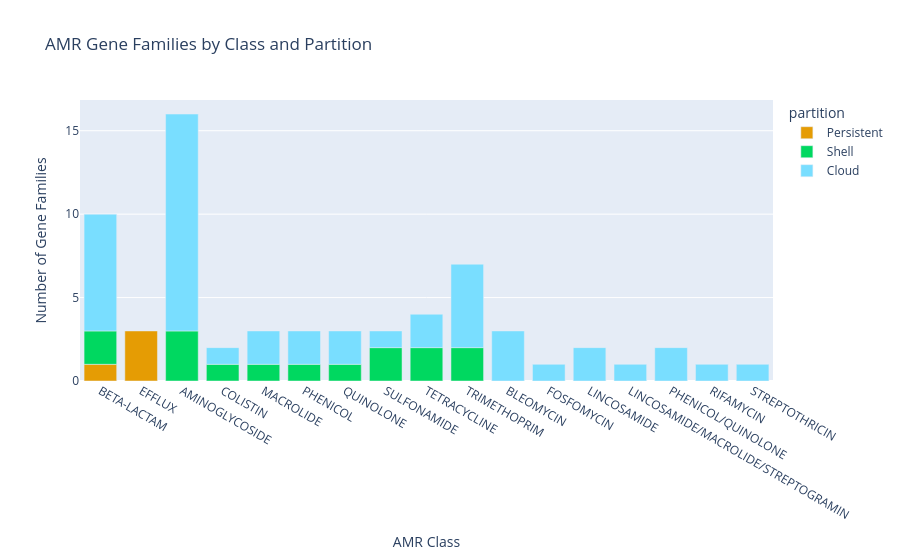

The code cell stored with this chart in its notebook:
### Code cell
df_amr_rgp_partition = df_amr.groupby(["partition", "Class"]).agg({
                                    "Protein id":"count"}).reset_index()


fig = px.bar(df_amr_rgp_partition, x='Class', y='Protein id', color="partition", 
             color_discrete_map=partition_to_color,
             category_orders={"partition": partition_order},
             title="AMR Gene Families by Class and Partition",
             labels={"Protein id": "Number of Gene Families", "Class": "AMR Class"})
fig.show()

### Figure 1 — Plotly figure (JSON) as saved in the notebook; plotly's stock layout.template omitted (floating-point values rounded to 4 significant figures)
{"data": [{"alignmentgroup": "True", "hovertemplate": "partition=Persistent<br>AMR Class=%{x}<br>Number of Gene Families=%{y}<extra></extra>", "legendgroup": "Persistent", "marker": {"color": "#e59c04", "pattern": {"shape": ""}}, "name": "Persistent", "offsetgroup": "Persistent", "orientation": "v", "showlegend": true, "textposition": "auto", "type": "bar", "x": ["BETA-LACTAM", "EFFLUX"], "xaxis": "x", "y": [1, 3], "yaxis": "y"}, {"alignmentgroup": "True", "hovertemplate": "partition=Shell<br>AMR Class=%{x}<br>Number of Gene Families=%{y}<extra></extra>", "legendgroup": "Shell", "marker": {"color": "#00d860", "pattern": {"shape": ""}}, "name": "Shell", "offsetgroup": "Shell", "orientation": "v", "showlegend": true, "textposition": "auto", "type": "bar", "x": ["AMINOGLYCOSIDE", "BETA-LACTAM", "COLISTIN", "MACROLIDE", "PHENICOL", "QUINOLONE", "SULFONAMIDE", "TETRACYCLINE", "TRIMETHOPRIM"], "xaxis": "x", "y": [3, 2, 1, 1, 1, 1, 2, 2, 2], "yaxis": "y"}, {"alignmentgroup": "True", "hovertemplate": "partition=Cloud<br>AMR Class=%{x}<br>Number of Gene Families=%{y}<extra></extra>", "legendgroup": "Cloud", "marker": {"color": "#79deff", "pattern": {"shape": ""}}, "name": "Cloud", "offsetgroup": "Cloud", "orientation": "v", "showlegend": true, "textposition": "auto", "type": "bar", "x": ["AMINOGLYCOSIDE", "BETA-LACTAM", "BLEOMYCIN", "COLISTIN", "FOSFOMYCIN", "LINCOSAMIDE", "LINCOSAMIDE/MACROLIDE/STREPTOGRAMIN", "MACROLIDE", "PHENICOL", "PHENICOL/QUINOLONE", "QUINOLONE", "RIFAMYCIN", "STREPTOTHRICIN", "SULFONAMIDE", "TETRACYCLINE", "TRIMETHOPRIM"], "xaxis": "x", "y": [13, 7, 3, 1, 1, 2, 1, 2, 2, 2, 2, 1, 1, 1, 2, 5], "yaxis": "y"}], "layout": {"barmode": "relative", "legend": {"title": {"text": "partition"}, "tracegroupgap": 0}, "title": {"text": "AMR Gene Families by Class and Partition"}, "xaxis": {"anchor": "y", "domain": [0, 1], "title": {"text": "AMR Class"}}, "yaxis": {"anchor": "x", "domain": [0, 1], "title": {"text": "Number of Gene Families"}}}}
